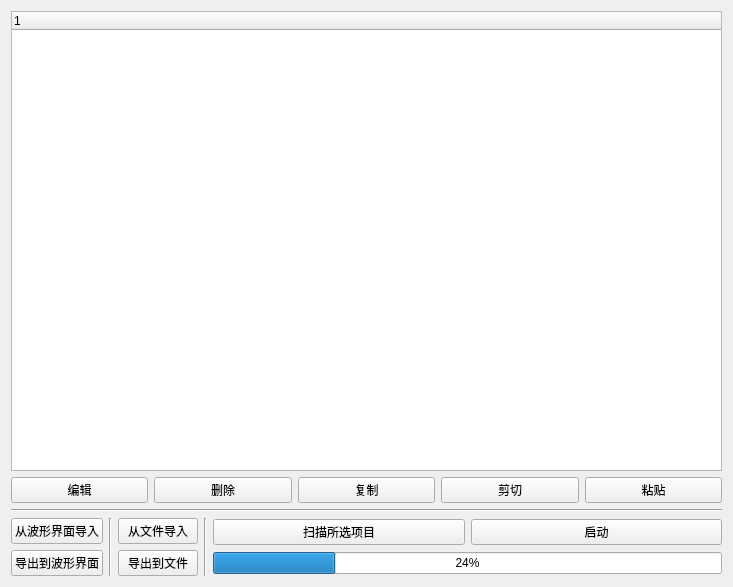
<?xml version="1.0" encoding="UTF-8"?>
<ui version="4.0">
 <class>SchedulerForm</class>
 <widget class="QWidget" name="SchedulerForm">
  <property name="geometry">
   <rect>
    <x>0</x>
    <y>0</y>
    <width>733</width>
    <height>587</height>
   </rect>
  </property>
  <property name="windowTitle">
   <string>计划表</string>
  </property>
  <layout class="QVBoxLayout" name="verticalLayout">
   <item>
    <widget class="QTreeWidget" name="ScheduleTree">
     <property name="sizeAdjustPolicy">
      <enum>QAbstractScrollArea::AdjustIgnored</enum>
     </property>
     <property name="editTriggers">
      <set>QAbstractItemView::NoEditTriggers</set>
     </property>
     <property name="selectionBehavior">
      <enum>QAbstractItemView::SelectRows</enum>
     </property>
    </widget>
   </item>
   <item>
    <layout class="QHBoxLayout" name="EditLayout">
     <item>
      <widget class="QPushButton" name="TableEditBtn">
       <property name="text">
        <string>编辑</string>
       </property>
      </widget>
     </item>
     <item>
      <widget class="QPushButton" name="TableDeleteBtn">
       <property name="text">
        <string>删除</string>
       </property>
      </widget>
     </item>
     <item>
      <widget class="QPushButton" name="TableCopyBtn">
       <property name="text">
        <string>复制</string>
       </property>
      </widget>
     </item>
     <item>
      <widget class="QPushButton" name="TableCutBtn">
       <property name="text">
        <string>剪切</string>
       </property>
      </widget>
     </item>
     <item>
      <widget class="QPushButton" name="TablePasteBtn">
       <property name="text">
        <string>粘贴</string>
       </property>
      </widget>
     </item>
    </layout>
   </item>
   <item>
    <widget class="Line" name="line">
     <property name="orientation">
      <enum>Qt::Horizontal</enum>
     </property>
    </widget>
   </item>
   <item>
    <layout class="QHBoxLayout" name="InteractiveLayout" stretch="0,0,0,0,0">
     <item>
      <layout class="QVBoxLayout" name="WavePanelLayout">
       <item>
        <widget class="QPushButton" name="ImportFromWavePanelBtn">
         <property name="sizePolicy">
          <sizepolicy hsizetype="Maximum" vsizetype="Fixed">
           <horstretch>0</horstretch>
           <verstretch>0</verstretch>
          </sizepolicy>
         </property>
         <property name="text">
          <string>从波形界面导入</string>
         </property>
         <property name="autoDefault">
          <bool>false</bool>
         </property>
        </widget>
       </item>
       <item>
        <widget class="QPushButton" name="ExportToWavePanelBtn">
         <property name="sizePolicy">
          <sizepolicy hsizetype="Maximum" vsizetype="Fixed">
           <horstretch>0</horstretch>
           <verstretch>0</verstretch>
          </sizepolicy>
         </property>
         <property name="text">
          <string>导出到波形界面</string>
         </property>
        </widget>
       </item>
      </layout>
     </item>
     <item>
      <widget class="Line" name="LineBetweenFLandIL">
       <property name="orientation">
        <enum>Qt::Vertical</enum>
       </property>
      </widget>
     </item>
     <item>
      <layout class="QVBoxLayout" name="FileBtnLayout">
       <item>
        <widget class="QPushButton" name="ImportFromFileBtn">
         <property name="sizePolicy">
          <sizepolicy hsizetype="Maximum" vsizetype="Fixed">
           <horstretch>0</horstretch>
           <verstretch>0</verstretch>
          </sizepolicy>
         </property>
         <property name="text">
          <string>从文件导入</string>
         </property>
         <property name="autoDefault">
          <bool>false</bool>
         </property>
        </widget>
       </item>
       <item>
        <widget class="QPushButton" name="ExportToFileBtn">
         <property name="sizePolicy">
          <sizepolicy hsizetype="Maximum" vsizetype="Maximum">
           <horstretch>0</horstretch>
           <verstretch>0</verstretch>
          </sizepolicy>
         </property>
         <property name="text">
          <string>导出到文件</string>
         </property>
        </widget>
       </item>
      </layout>
     </item>
     <item>
      <widget class="Line" name="LineBetweenWLandFL">
       <property name="orientation">
        <enum>Qt::Vertical</enum>
       </property>
      </widget>
     </item>
     <item>
      <layout class="QVBoxLayout" name="InitiateLayout">
       <item>
        <layout class="QHBoxLayout" name="horizontalLayout">
         <item>
          <widget class="QPushButton" name="ScanArgBtn">
           <property name="sizePolicy">
            <sizepolicy hsizetype="Minimum" vsizetype="Fixed">
             <horstretch>0</horstretch>
             <verstretch>0</verstretch>
            </sizepolicy>
           </property>
           <property name="text">
            <string>扫描所选项目</string>
           </property>
          </widget>
         </item>
         <item>
          <widget class="QPushButton" name="InitBtn">
           <property name="text">
            <string>启动</string>
           </property>
          </widget>
         </item>
        </layout>
       </item>
       <item>
        <widget class="QProgressBar" name="ExecutionProgressBar">
         <property name="sizePolicy">
          <sizepolicy hsizetype="Expanding" vsizetype="Fixed">
           <horstretch>0</horstretch>
           <verstretch>0</verstretch>
          </sizepolicy>
         </property>
         <property name="value">
          <number>24</number>
         </property>
        </widget>
       </item>
      </layout>
     </item>
    </layout>
   </item>
  </layout>
 </widget>
 <resources/>
 <connections/>
</ui>
